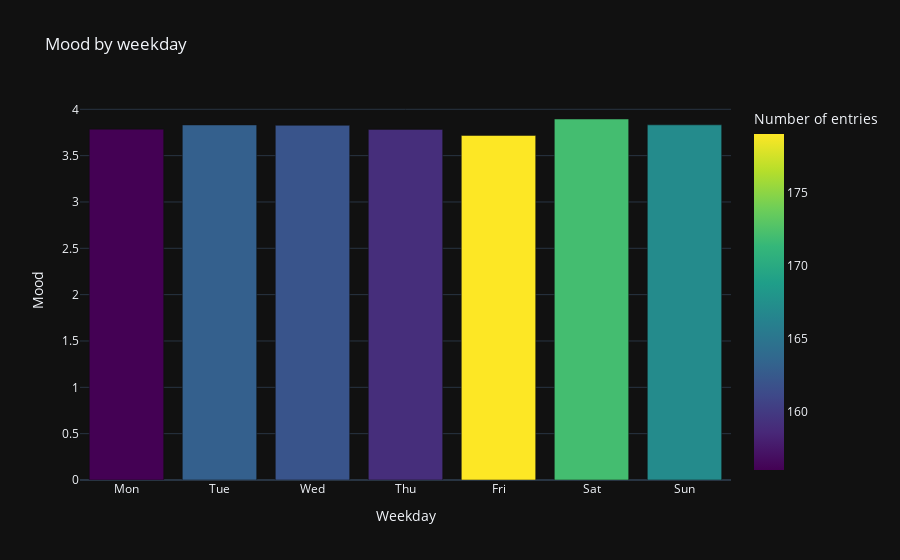

Notebook source saved alongside this figure:
### Code cell
df.by_time_bar_plot('weekday')

### Figure 1 — Plotly figure (JSON) as saved in the notebook; plotly's stock layout.template omitted (floating-point values rounded to 4 significant figures)
{"data": [{"alignmentgroup": "True", "hovertemplate": "Weekday=%{x}<br>Mood=%{y}<br>Number of entries=%{marker.color}<extra></extra>", "legendgroup": "", "marker": {"color": [159, 162, 163, 156, 167, 172, 179], "coloraxis": "coloraxis", "pattern": {"shape": ""}}, "name": "", "offsetgroup": "", "orientation": "v", "showlegend": false, "textposition": "auto", "type": "bar", "x": [3, 2, 1, 0, 6, 5, 4], "xaxis": "x", "y": [3.783, 3.827, 3.831, 3.785, 3.832, 3.895, 3.718], "yaxis": "y"}], "layout": {"barmode": "relative", "coloraxis": {"colorbar": {"title": {"text": "Number of entries"}}, "colorscale": [[0, "#440154"], [0.1111, "#482878"], [0.2222, "#3e4989"], [0.3333, "#31688e"], [0.4444, "#26828e"], [0.5556, "#1f9e89"], [0.6667, "#35b779"], [0.7778, "#6ece58"], [0.8889, "#b5de2b"], [1, "#fde725"]]}, "legend": {"tracegroupgap": 0}, "title": {"text": "Mood by weekday"}, "xaxis": {"anchor": "y", "domain": [0, 1], "dtick": 1, "tickmode": "array", "ticktext": ["Mon", "Tue", "Wed", "Thu", "Fri", "Sat", "Sun"], "tickvals": [0, 1, 2, 3, 4, 5, 6], "title": {"text": "Weekday"}}, "yaxis": {"anchor": "x", "domain": [0, 1], "title": {"text": "Mood"}}}}
